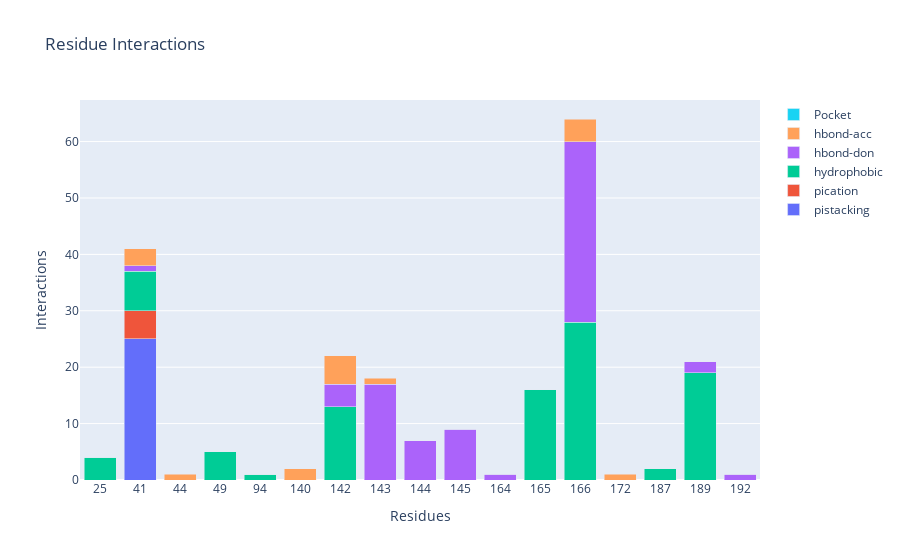

Notebook source saved alongside this figure:
### Markdown cell above
#### Barplot

### Code cell
fingerprint_barplot(fp_focused)

### Figure 1 — Plotly figure (JSON) as saved in the notebook; plotly's stock layout.template omitted (floating-point values rounded to 4 significant figures)
{"data": [{"name": "pistacking", "type": "bar", "x": [25, 41, 44, 49, 94, 140, 142, 143, 144, 145, 164, 165, 166, 172, 187, 189, 192], "y": [0, 25, 0, 0, 0, 0, 0, 0, 0, 0, 0, 0, 0, 0, 0, 0, 0]}, {"name": "pication", "type": "bar", "x": [25, 41, 44, 49, 94, 140, 142, 143, 144, 145, 164, 165, 166, 172, 187, 189, 192], "y": [0, 5, 0, 0, 0, 0, 0, 0, 0, 0, 0, 0, 0, 0, 0, 0, 0]}, {"name": "hydrophobic", "type": "bar", "x": [25, 41, 44, 49, 94, 140, 142, 143, 144, 145, 164, 165, 166, 172, 187, 189, 192], "y": [4, 7, 0, 5, 1, 0, 13, 0, 0, 0, 0, 16, 28, 0, 2, 19, 0]}, {"name": "hbond-don", "type": "bar", "x": [25, 41, 44, 49, 94, 140, 142, 143, 144, 145, 164, 165, 166, 172, 187, 189, 192], "y": [0, 1, 0, 0, 0, 0, 4, 17, 7, 9, 1, 0, 32, 0, 0, 2, 1]}, {"name": "hbond-acc", "type": "bar", "x": [25, 41, 44, 49, 94, 140, 142, 143, 144, 145, 164, 165, 166, 172, 187, 189, 192], "y": [0, 3, 1, 0, 0, 2, 5, 1, 0, 0, 0, 0, 4, 1, 0, 0, 0]}, {"name": "Pocket", "type": "bar", "x": [25, 41, 44, 49, 94, 140, 142, 143, 144, 145, 164, 165, 166, 172, 187, 189, 192], "y": ["P1_prime", "P2", null, "P2", null, "P1", "P1", "P1", "P1", "P1", "P1", "P3_4_5", "P3_4_5", "P1", "P2", "P3_4_5", "P3_4_5"]}], "layout": {"barmode": "stack", "title": {"text": "Residue Interactions"}, "xaxis": {"title": {"text": "Residues"}, "type": "category"}, "yaxis": {"title": {"text": "Interactions"}}}}
